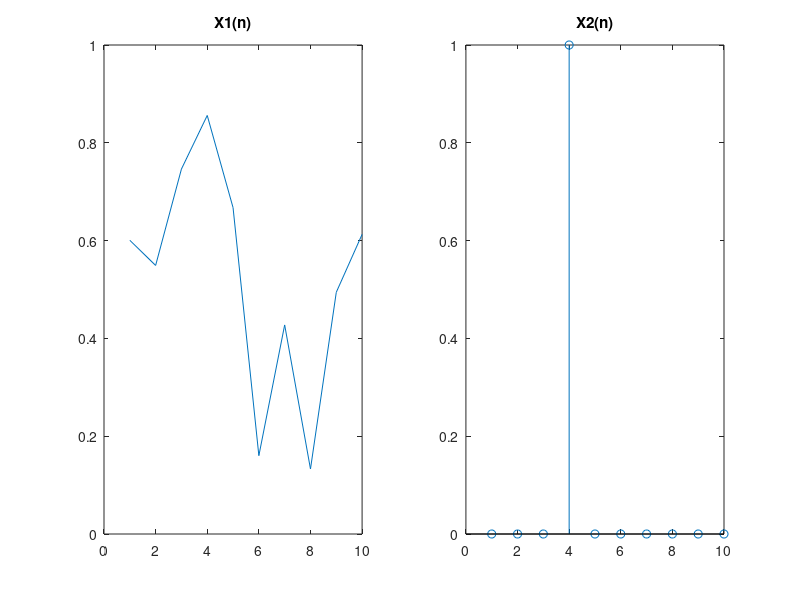
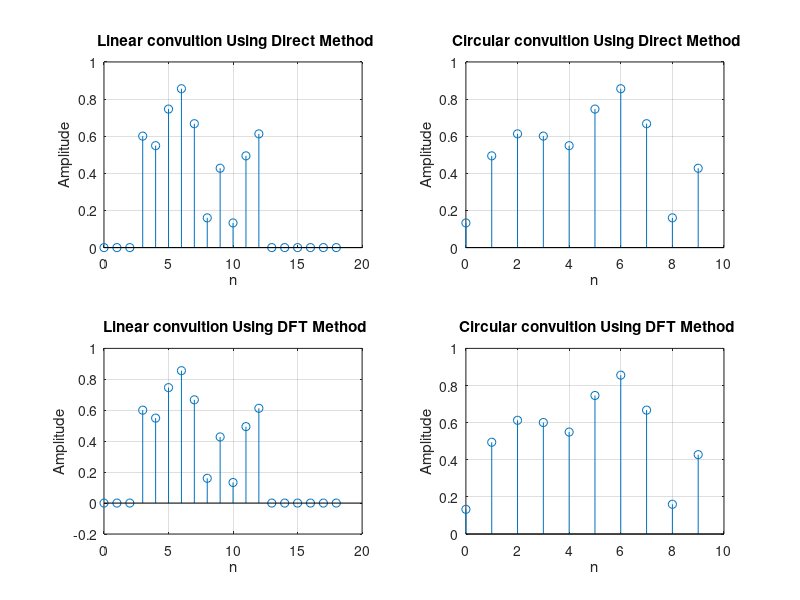

Here is the MATLAB script that generated these plots, in order:
x1_n = rand(1,10);
x2_n = [zeros(1,3),1,zeros(1,6)];
figure;
subplot(1,2,1);
plot(x1_n);
title('X1(n)');
subplot(1,2,2);
stem(x2_n);
title('X2(n)');
figure;
Nl = length(x1_n)+length(x2_n)-1;
Nc = max(length(x1_n),length(x2_n));
% qb
linear_conv = conv(x1_n,x2_n);
circular_conv = cconv(x1_n,x2_n,Nc);
subplot(2,2,1)
stem(0:length(linear_conv)-1,linear_conv);
title(' Linear convultion Using Direct Method');
xlabel('n');
ylabel('Amplitude');
grid on;
subplot(2,2,2)
stem(0:length(circular_conv)-1,circular_conv);
title(' Circular convultion Using Direct Method');
xlabel('n');
ylabel('Amplitude');
grid on;
% qc

X1_li = fft(x1_n,Nl);
X2_li= fft(x2_n,Nl);
linear_dft = ifft(X1_li.*X2_li);
X1_c = fft(x1_n,Nc);
X2_c = fft(x2_n,Nc);
circular_dft = ifft(X1_c.*X2_c);
subplot(2,2,3)
stem(0:length(linear_dft)-1,real(linear_dft));
title(' Linear convultion Using DFT Method');
xlabel('n');
ylabel('Amplitude');
grid on;
subplot(2,2,4)
stem(0:length(circular_dft)-1,real(circular_dft));
title(' Circular convultion Using DFT Method');
xlabel('n');
ylabel('Amplitude');
grid on;
